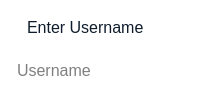
          <widget class="QFrame" name="horizontalFrame_5">
           <property name="sizePolicy">
            <sizepolicy hsizetype="Preferred" vsizetype="Fixed">
             <horstretch>0</horstretch>
             <verstretch>0</verstretch>
            </sizepolicy>
           </property>
           <property name="styleSheet">
            <string notr="true">padding:0;
background-color: rgb(255, 255, 255);
border-radius:10px;</string>
           </property>
           <layout class="QVBoxLayout" name="verticalLayout_4">
            <property name="spacing">
             <number>0</number>
            </property>
            <property name="leftMargin">
             <number>5</number>
            </property>
            <property name="topMargin">
             <number>5</number>
            </property>
            <property name="rightMargin">
             <number>5</number>
            </property>
            <property name="bottomMargin">
             <number>5</number>
            </property>
            <item>
             <widget class="QFrame" name="frame">
              <property name="sizePolicy">
               <sizepolicy hsizetype="Preferred" vsizetype="Fixed">
                <horstretch>0</horstretch>
                <verstretch>0</verstretch>
               </sizepolicy>
              </property>
              <layout class="QHBoxLayout" name="horizontalLayout_9">
               <item>
                <widget class="QLabel" name="label_13">
                 <property name="sizePolicy">
                  <sizepolicy hsizetype="Fixed" vsizetype="Fixed">
                   <horstretch>0</horstretch>
                   <verstretch>0</verstretch>
                  </sizepolicy>
                 </property>
                 <property name="text">
                  <string/>
                 </property>
                 <property name="pixmap">
                  <pixmap resource="resources.qrc">:/resources/icons/user.svg</pixmap>
                 </property>
                </widget>
               </item>
               <item>
                <widget class="QLabel" name="label_9">
                 <property name="sizePolicy">
                  <sizepolicy hsizetype="Preferred" vsizetype="Fixed">
                   <horstretch>0</horstretch>
                   <verstretch>0</verstretch>
                  </sizepolicy>
                 </property>
                 <property name="font">
                  <font>
                   <pointsize>12</pointsize>
                  </font>
                 </property>
                 <property name="styleSheet">
                  <string notr="true">color: rgb(14, 28, 44);</string>
                 </property>
                 <property name="text">
                  <string>Enter Username</string>
                 </property>
                </widget>
               </item>
              </layout>
             </widget>
            </item>
            <item>
             <widget class="QLineEdit" name="username_lineEdit">
              <property name="sizePolicy">
               <sizepolicy hsizetype="Preferred" vsizetype="Fixed">
                <horstretch>0</horstretch>
                <verstretch>0</verstretch>
               </sizepolicy>
              </property>
              <property name="font">
               <font>
                <pointsize>12</pointsize>
               </font>
              </property>
              <property name="styleSheet">
               <string notr="true">padding:10px;
border:none;</string>
              </property>
              <property name="placeholderText">
               <string>Username</string>
              </property>
             </widget>
            </item>
           </layout>
          </widget>
